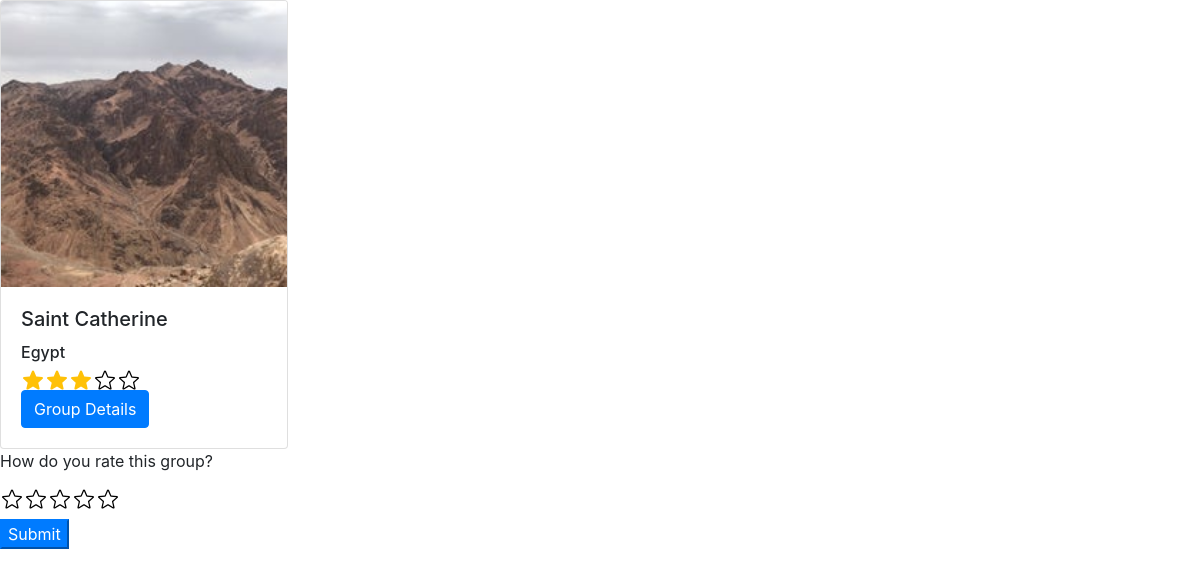
/rate-group.php?id=10, run on the app's committed database.
### tables this page shows
CREATE TABLE `groups` (
  `id` int(11) NOT NULL,
  `place` varchar(50) NOT NULL,
  `datetime` datetime(6) NOT NULL,
  `country` varchar(20) NOT NULL,
  `city` varchar(100) NOT NULL,
  `price` int(50) NOT NULL,
  `photo` varchar(400) NOT NULL
);

### rate-group.php (the view, shortened to what this page needs)
<?php
include("connectionproject.php");
?>
<!doctype html>
<html lang="en">
  <head>
    <link rel="stylesheet" href="https://cdn.jsdelivr.net/npm/bootstrap@4.5.3/dist/css/bootstrap.min.css">
  </head>
<body>
<?php
$sql = "SELECT g.*,AVG(r.stars) as stars FROM groups g LEFT JOIN rating r on g.id=r.group_id WHERE g.id='{$_GET['id']}' GROUP BY g.id";
$result = mysqli_query($conn,$sql);
if(mysqli_num_rows($result)>0)
{
while($row = mysqli_fetch_array($result)) {
   echo" <div class='card' style='width: 18rem;'>";
    echo " <img class='card-img-top' src='".$row['photo']."' alt='Card image cap'>";
  echo"<div class='card-body'>";
    echo"<h5 class='card-title'>{$row['place']}</h5>";
    echo"<h6 class='card-text'>{$row['country']}</h6>";
    echo "<div class='rating' data-rating='".$row["stars"]."'></div>";
    echo "<a href='http://localhost/WebProject-main/grp.php?id={$row['id']}' class='btn btn-primary'>Group Details</a>";
  echo "</div>";
 echo"</div>";
}
}
?>
<p>How do you rate this group?</p>
<form method="POST">
<div class="rating user-rating"></div>
<button class="btn-primary">Submit</button>
</form>
</body>
</html>

### rate-group.php (style rules this page uses)
.rating { display:flex; }
body { background-image: url("https://wallpaperaccess.com/full/3051421.jpg"); }

### data on the page
groups: photo (picture), place "Saint Catherine", country "Egypt"
